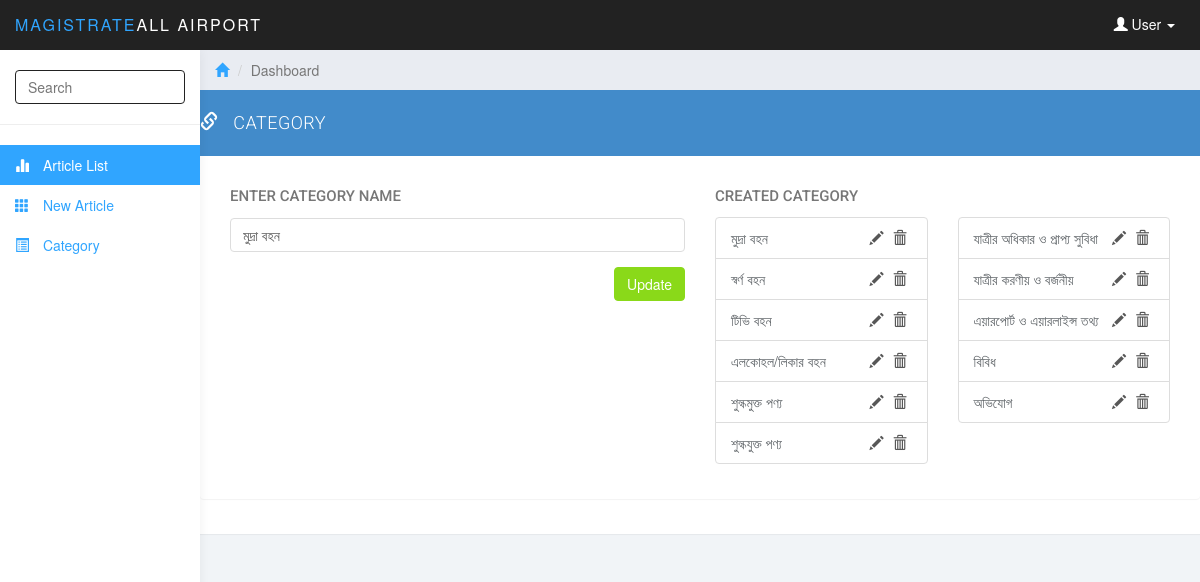
/admin/index.php?page=5&&faq_category_id=1 (signed in), run on the app's committed database.
### tables this page shows
CREATE TABLE IF NOT EXISTS `tbl_faq_category` (
`faq_category_id` int(10) NOT NULL,
  `faq_category_name` text NOT NULL
);

### admin/classes/class_Select.php (called while the page is built, shortened)
<?php
class Select extends Insert
{
	function Select_All_By_Id($id,$table,$field_name)
	{
		$query="SELECT * FROM `$table` WHERE `$field_name`='$id'";
        $result=mysql_query($query);
        $data=mysql_fetch_array($result);
		return $data;
	}
	function Select_All($table,$offset,$limit)
		{
			$query="SELECT * FROM $table LIMIT $offset,$limit";
			$result=mysql_query($query);
			return $result;
		}
}
?>

### admin/pages/edit_category.php (the view, shortened to what this page needs)
<?php
if(isset($_GET['faq_category_id']))
{
    $faq_category_id=$_GET['faq_category_id'];
    $data=$main->Select_All_By_Id($faq_category_id,$table="tbl_faq_category",$field_name="faq_category_id");
}
?>
<div class="row">
    <div class="panel panel-primary">
        <div class="panel-heading article_heading">
            <span class="glyphicon glyphicon-link" aria-hidden="true"></span>
            CATEGORY
        </div>
        <div class="panel-body">
            <div class="panel panel-default">
                <div class="panel-body">
                    <div class="col-lg-6 col-md-6 col-sm-12 col-xs-12">
                        <form action=" " method="post">
                            <div class="form-group" style="margin-top:0px;">
                                <p class="categoty_name_text">ENTER CATEGORY NAME</p>
                                <input  type="text" name="txtCategory" value="<?php echo $data[1];?>" class="form-control category_name_insert">
                            </div>
                            <input type="submit" class="btn btn-success pull-right" value="Update" name="btnSubmit" />
                        </form>
                    </div>
                    <div class="col-lg-6 col-md-6 col-sm-12 col-xs-12">
                        <p class="created_category">CREATED CATEGORY</p>
                        <div class="row">
                            <div class="col-lg-6 col-md-6 col-sm-12 col-xs-12">
                                <ul class="list-group">
                                    <?php
                                    $result=$main->Select_All($table="tbl_faq_category",$offset="0",$limit="6");
                                    while($data=mysql_fetch_array($result))
                                    {?>
                                        <li class="list-group-item">
                                            <?php echo $data[1];?>
                                            <span class="pull-right">
                                                            <a href="?page=5&&faq_category_id=<?php echo $data[0];?>" class="edit_delete_button"><span class="glyphicon glyphicon-pencil" aria-hidden="true"></span> </a>
                                                             <a href="?page=2&&faq_category_id=<?php echo $data[0];?>" onclick="return confirm(\'Are you really want to delete this item\')"  class="edit_delete_button"><span class="glyphicon glyphicon-trash " aria-hidden="true"></span> </a>
                                                          </span>
                                        </li>
                                    <?php
                                    }
                                    ?>
                                </ul>
                            </div>
                            <div class="col-lg-6 col-md-6 col-sm-12 col-xs-12">
                                <ul class="list-group">
                                    <?php
                                    $result=$main->Select_All($table="tbl_faq_category",$offset="6",$limit="6");
                                    while($data=mysql_fetch_array($result))
                                    {?>
                                        <li class="list-group-item">
                                            <?php echo $data[1];?>
                                            <span class="pull-right">
                                                            <a href="?page=5&&faq_category_id=<?php echo $data[0];?>" class="edit_delete_button"><span class="glyphicon glyphicon-pencil" aria-hidden="true"></span> </a>
                                                            <a href="?page=2&&faq_category_id=<?php echo $data[0];?>" onclick="return confirm(\'Are you really want to delete this item\')"  class="edit_delete_button"><span class="glyphicon glyphicon-trash " aria-hidden="true"></span> </a>
                                                          </span>
                                        </li>
                                    <?php
                                    }
                                    ?>
                                </ul>
                            </div>
                        </div>
                    </div>
                </div>
            </div>
        </div>
    </div>
</div>

### admin/css/styles.css (style rules this page uses)
body { background: #f1f4f7; padding-top: 50px; color: #5f6468; }
p { color: #777; }
a, a:hover, a:focus { color: #30a5ff; }
.form-control { border: 1px solid #222; box-shadow: none; }
.btn-success, .btn-success:hover, .btn-success:focus, .btn-success:active, .btn-success.active, .open > .dropdown-toggle.btn-success, .btn-success.disabled, .btn-success[disabled], fieldset[disabled] .btn-success, .btn-success.disabled:hover, .btn-success[disabled]:hover, fieldset[disabled] .btn-success:hover, .btn-success.disabled:focus, .btn-success[disabled]:focus, fieldset[disabled] .btn-success:focus, .btn-success.disabled:active, .btn-success[disabled]:active, fieldset[disabled] .btn-success:active, .btn-success.disabled.active, .btn-success[disabled].active, fieldset[disabled] .btn-success.active { background-color: #8ad919; border-color: #8ad919; }
.panel { border: 0; }
.panel-heading { font-size: 18px; font-weight: 300; letter-spacing: 0.025em; height: 66px; line-height: 45px; }
.panel-heading .glyphicon { margin-right: 10px; }
.article_heading { font-family: roboto; }
.categoty_name_text { font-weight: 500 !important; margin-bottom: 11px; font-size: 15px; font-family: roboto; }
.category_name_insert { border:1px solid #ddd; }
.created_category { font-weight: 500 !important; font-size: 15px; font-family: roboto; }
.edit_delete_button { color: #575757; border-radius: 6px; padding-right: 5px; }

### data on the page
tbl_faq_category: txtCategory "মুদ্রা বহন", faq_category_name "মুদ্রা বহন"
tbl_faq_category: faq_category_name "স্বর্ণ বহন"
tbl_faq_category: faq_category_name "টিভি বহন"
tbl_faq_category: faq_category_name "এলকোহল/লিকার বহন"
tbl_faq_category: faq_category_name "শুল্কমুক্ত পণ্য"
tbl_faq_category: faq_category_name "শুল্কযুক্ত পণ্য"
tbl_faq_category: faq_category_name "যাত্রীর অধিকার ও প্রাপ্য সুবিধা"
tbl_faq_category: faq_category_name "যাত্রীর করণীয় ও বর্জনীয়"
tbl_faq_category: faq_category_name "এয়ারপোর্ট ও এয়ারলাইন্স তথ্য"
tbl_faq_category: faq_category_name "বিবিধ"
tbl_faq_category: faq_category_name "অভিযোগ"
